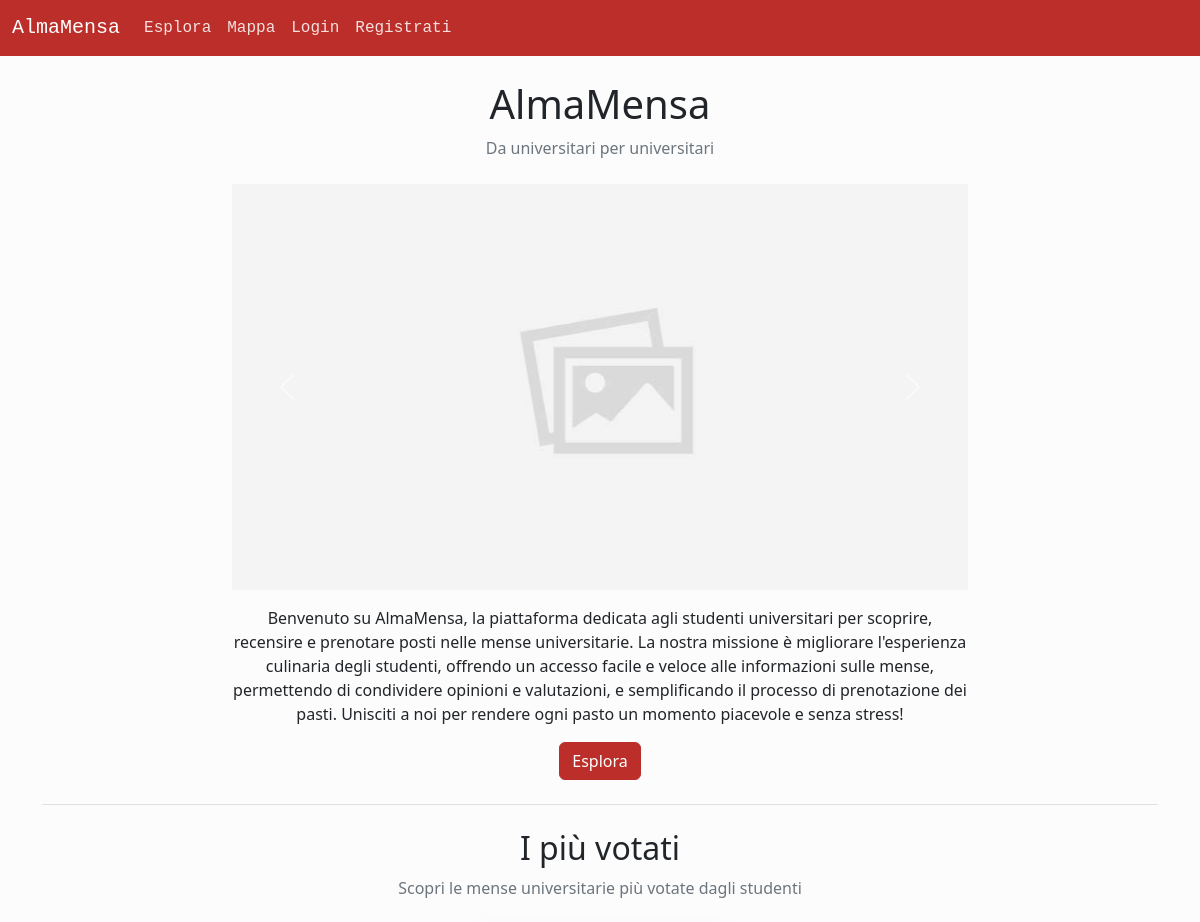
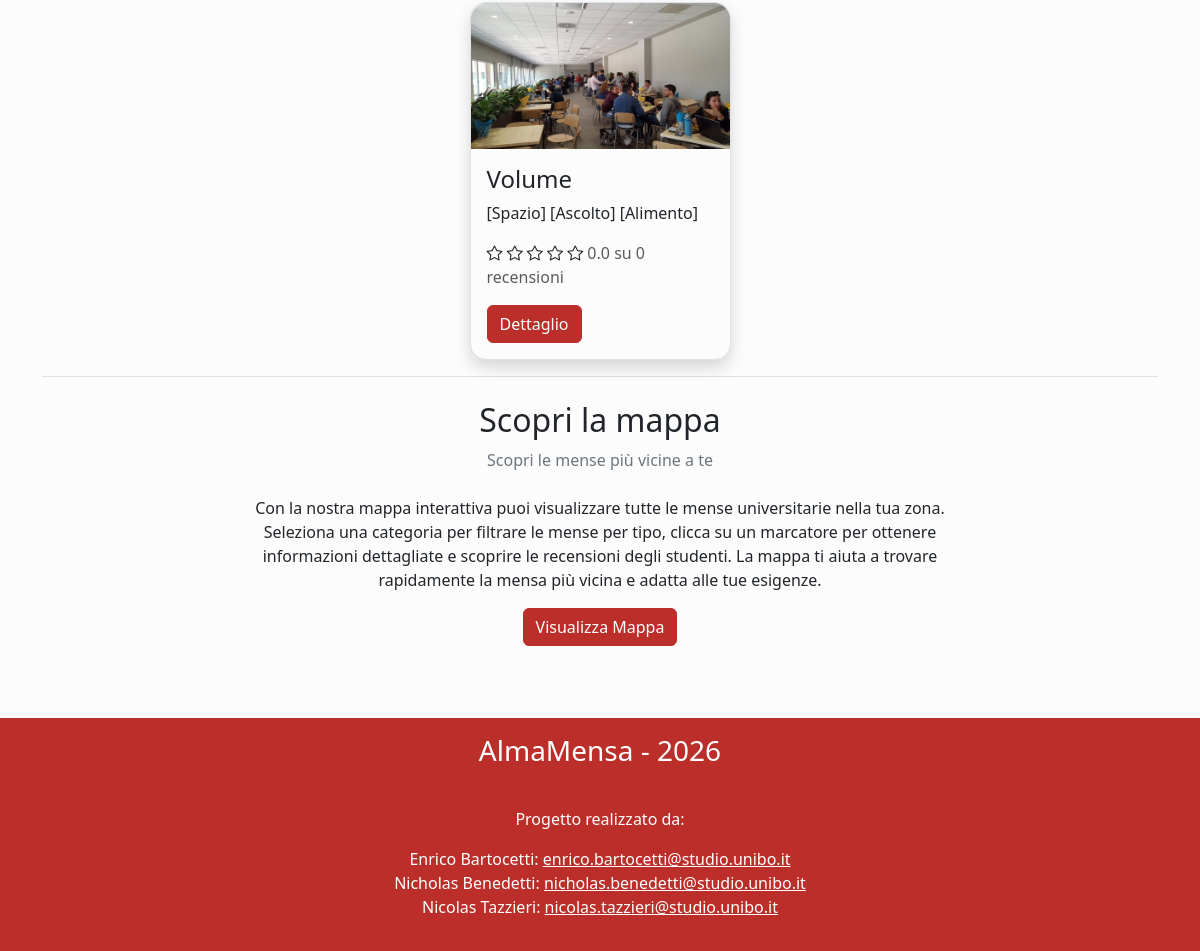
The page / on the database its author committed (2 pictures, top to bottom).
### tables this page shows
CREATE TABLE `mense` (
  `id` int NOT NULL,
  `email` varchar(100) NOT NULL,
  `nome` varchar(50) NOT NULL,
  `descrizione` varchar(255) NOT NULL,
  `ind_civico` varchar(10) NOT NULL,
  `ind_via` varchar(100) NOT NULL,
  `ind_comune` varchar(50) NOT NULL,
  `ind_cap` int NOT NULL,
  `telefono` varchar(20) DEFAULT NULL,
  `coo_latitudine` varchar(15) NOT NULL,
  `coo_longitudine` varchar(15) NOT NULL,
  `num_posti` int NOT NULL,
  `immagine` varchar(255) DEFAULT NULL,
  `id_categoria` int NOT NULL,
  `media_recensioni` decimal(3,2) NOT NULL,
  `num_recensioni` int NOT NULL
);

### public/index.php (called while the page is built, shortened)
<?php
require_once '../src/bootstrap.php';
$templateParams["topCanteens"] = $dbh->getCanteens("media_recensioni DESC", 3);
require '../src/template/base.php';
?>

### src/database.php (called while the page is built, shortened)
<?php
class DatabaseHelper {
    private $db;
    public function __construct($servername, $username, $password, $dbname, $port){
        $this->db = new mysqli($servername, $username, $password, $dbname, $port);
    }
    public function getCanteens($orderBy, $limit = null) {
        $limit = $limit != null ? "LIMIT " . intval($limit) . " " : "";
        $query = "SELECT m.*, c.nome AS categoria FROM mense AS m JOIN categorie c ON m.id_categoria = c.id ORDER BY $orderBy $limit;";
        $stmt = $this->db->prepare($query);
        $stmt->execute();
        $result = $stmt->get_result();
        $list = array();
        foreach ($result->fetch_all(MYSQLI_ASSOC) as $c) {
            array_push($list, new Canteen($c["id"], $c["email"], $c["nome"], $c["descrizione"], $c["ind_civico"], $c["ind_via"], $c["ind_comune"], $c["ind_cap"], $c["telefono"], $c["coo_latitudine"], $c["coo_longitudine"], $c["num_posti"], $c["immagine"], $c["categoria"], $c["media_recensioni"], $c["num_recensioni"], $this->getCanteenTimeTable($c["id"])));
        }
        return $list;
    }
    public function getCanteenTimetable($id, $day = "%") {
        $query = 'SELECT giorno, ora_apertura, ora_chiusura FROM orari
        WHERE id_mensa = ?
        AND giorno LIKE ?
        ORDER BY FIELD(giorno, \'mon\', \'tue\', \'wed\', \'thu\', \'fri\', \'sat\', \'sun\'), ora_apertura ASC';
        $stmt = $this->db->prepare($query);
        $stmt->bind_param("is", $id, $day);
        $stmt->execute();
        $hours = [];
        foreach ($stmt->get_result()->fetch_all(MYSQLI_ASSOC) as $h) {
            array_push($hours, new OpeningHour($h["giorno"], $h["ora_apertura"], $h["ora_chiusura"]));
        }
        return $hours;
    }
}
?>

### src/bootstrap.php (called while the page is built, shortened)
<?php
require_once("database.php");
$dbh = new DatabaseHelper("localhost", "root", "", "almamensa", 3306);
require_once("classes.php");
require_once("utils.php");
?>

### src/classes.php (called while the page is built, shortened)
<?php
class Canteen extends User implements JsonSerializable {
    private $id;
    private $name;
    private $desc;
    private $img;
    private $avgReviews;
    private $numReviews;
    public function __construct($id, $email, $name, $desc, $number, $avenue, $municipality, $postalCode, $tel, $lat, $long, $maxSeatings, $img, $category, $avgReviews, $numReviews, $openingHours) {
        $this->id = $id;
        $this->name = $name;
        $this->desc = $desc;
        $this->img = empty($img) ? "" : $img;
        $this->avgReviews = $avgReviews;
        $this->numReviews = $numReviews;
    }
    public function getId() {
        return $this->id;
    }
    public function getName() {
        return $this->name;
    }
    public function getDescription() {
        return $this->desc;
    }
    public function getImg() {
        return $this->img;
    }
    public function getAvgReviews() {
        return $this->avgReviews;
    }
    public function getNumReviews() {
        return $this->numReviews;
    }
}
?>

### src/template/components/card.php (the view)
<div class="card border rounded-4 shadow h-100">
    <img src="<?php echo empty($c->getImg()) ? "assets/img/no_img.jpg" : UPLOAD_DIR . $c->getImg(); ?>"
        class="card-img-top rounded-top-4" alt="" />
    <div class="card-body">
        <h2 class="card-title fs-4"><?php echo $c->getName() ?></h2>
        <p class="card-text"><?php echo $c->getDescription() ?></p>
        <p class="card-text" title="Valutazione media e numero di recensioni">
            <span title="Valutazione media: <?php echo number_format($c->getAvgReviews(), 1); ?>">
                <?php printStars($c->getAvgReviews()); ?>
            </span>
            <span class="text-body-secondary"><?php echo number_format($c->getAvgReviews(), 1); ?> su
                <?php echo $c->getNumReviews(); ?> recensioni</span>
        </p>
        <a href="canteen_details.php?id=<?php echo $c->getId() ?>" class="btn btn-primary mt-auto">Dettaglio</a>
    </div>
</div>

### src/template/index.php (shortened to what this page needs)
<header class="text-center my-4">
    <?php if (isUserLoggedIn()): ?>
        <h1>Benvenuto in AlmaMensa, <?php echo $user->getName() ; ?></h1>
    <?php else: ?>
        <h1>AlmaMensa</h1>
    <?php endif; ?>
    <p class="text-secondary">Da universitari per universitari</p>
</header>
<div class="container mb-5">
    <div class="row justify-content-center">
        <div class="col-10 col-md-8">
            <div id="main-carousel" class="carousel slide">
                <div class="carousel-inner">
                    <div class="carousel-item active">
                        <img src="assets/img/no_img.jpg" class="d-block w-100" alt="...">
                    </div>
                </div>
                <button class="carousel-control-prev" type="button" data-bs-target="#main-carousel"
                    data-bs-slide="prev">
                    <span class="carousel-control-prev-icon" aria-hidden="true"></span>
                </button>
                <button class="carousel-control-next" type="button" data-bs-target="#main-carousel"
                    data-bs-slide="next">
                    <span class="carousel-control-next-icon" aria-hidden="true"></span>
                </button>
            </div>
        </div>
    </div>
    <div class="row justify-content-center mb-4">
        <div class="col-10 col-md-8 text-center">
            <p class="mt-3">
                Benvenuto su AlmaMensa, la piattaforma dedicata agli studenti universitari per scoprire, recensire e
                prenotare posti nelle mense universitarie. La nostra missione è migliorare l'esperienza culinaria degli
                studenti, offrendo un accesso facile e veloce alle informazioni sulle mense, permettendo di condividere
                opinioni e valutazioni, e semplificando il processo di prenotazione dei pasti. Unisciti a noi per
                rendere ogni pasto un momento piacevole e senza stress!
            </p>
            <a href="explore.php" class="btn btn-primary" role="button">Esplora</a>
        </div>
    </div>
    <section class="border-top">
        <header class="text-center my-4">
            <h2>I più votati</h2>
            <p class="text-secondary">Scopri le mense universitarie più votate dagli studenti</p>
        </header>
        <div class="row justify-content-center">
            <?php if (count($templateParams["topCanteens"]) == 0): ?>
                    <p class="text-body-secondary">Non ci sono dati in questa sezione</p>
                <?php else:
                    foreach ($templateParams["topCanteens"] as $c): ?>
                        <div class="col-10 col-md-5 col-xl-3 mb-3">
                            <?php include 'components/card.php'; ?>
                        </div>
                    <?php endforeach;
                endif; ?>
        </div>
    </section>
    <section class="border-top">
        <header class="text-center my-4">
            <h2>Scopri la mappa</h2>
            <p class="text-secondary">Scopri le mense più vicine a te</p>
        </header>
        <div class="row justify-content-center">
            <div class="col-10 col-md-8 text-center">
                <p>Con la nostra mappa interattiva puoi visualizzare tutte le mense universitarie nella tua zona. Seleziona una categoria per filtrare le mense per tipo, clicca su un marcatore per ottenere informazioni dettagliate e scoprire le recensioni degli studenti. La mappa ti aiuta a trovare rapidamente la mensa più vicina e adatta alle tue esigenze.</p>
                <a href="map.php" class="btn btn-primary" role="button">Visualizza Mappa</a>
            </div>
        </div>
    </section>
</div>

### src/utils.php (shortened to what this page needs)
<?php
function isUserLoggedIn(){
    return isset($_SESSION["user"]);
}
function printStars($value) {
    for ($i = 1; $i <= $value; $i++) {
        echo "<span class=\"bi bi-star-fill\"></span>\n";
    }
    for ( ; $i <= 5; $i++) {
        echo "<span class=\"bi bi-star\"></span>\n";
    }
}
?>

### rows shown on the page
mense: immagine (picture), nome "Volume", descrizione "[Spazio] [Ascolto] [Alimento]", media_recensioni "0.0", num_recensioni "0"
